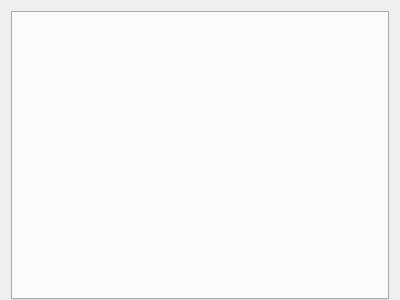
<?xml version="1.0" encoding="UTF-8"?>
<ui version="4.0">
 <class>NetworkOptionWidget</class>
 <widget class="QWidget" name="NetworkOptionWidget">
  <property name="geometry">
   <rect>
    <x>0</x>
    <y>0</y>
    <width>400</width>
    <height>300</height>
   </rect>
  </property>
  <property name="windowTitle">
   <string>Form</string>
  </property>
  <layout class="QHBoxLayout" name="horizontalLayout">
   <property name="bottomMargin">
    <number>0</number>
   </property>
   <item>
    <widget class="QTabWidget" name="tabWidget"/>
   </item>
  </layout>
 </widget>
 <resources/>
 <connections/>
</ui>
